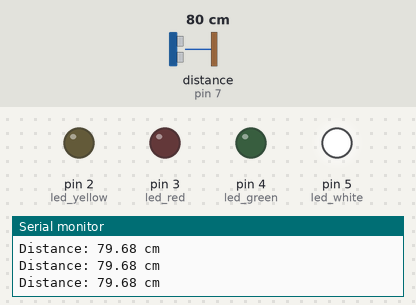
A sketch run on a simulated Arduino Uno, built with avr-gcc and run on an emulated ATmega328P. On the bench: output pins drawn as LEDs (lit = HIGH), the last lines printed to the serial monitor. Wiring (inferred from the names in the program): ultrasonic range finder: trigger pin 6; echo pin 7. The test bench sets the inputs (shaded band); at power-on: distance to the obstacle (sensor on pin 7) 80 cm. The echo pulse lasts 58.3 µs per cm; pins used as bus, display or sensor lines are not drawn.

Above: at 1.2 s.
1.3 s: distance to the obstacle (sensor on pin 7) set to 23 cm
2.8 s: distance to the obstacle (sensor on pin 7) set to 18 cm
At 3.9 s:
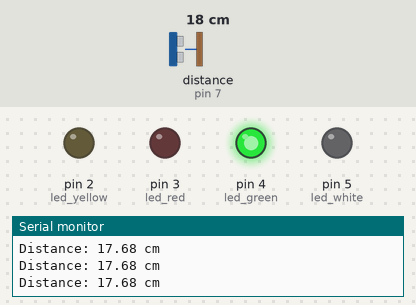
4.3 s: distance to the obstacle (sensor on pin 7) set to 12 cm
7.3 s: distance to the obstacle (sensor on pin 7) set to 9 cm
At 8.0 s:
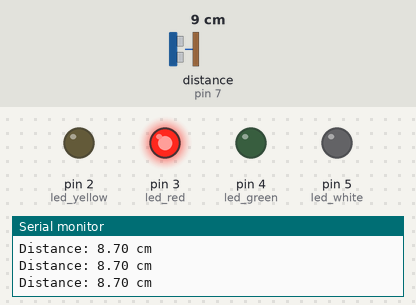
8.8 s: distance to the obstacle (sensor on pin 7) set to 7 cm
10.3 s: distance to the obstacle (sensor on pin 7) set to 4 cm
At 10.6 s:
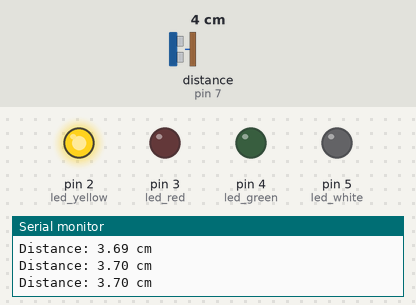
Timing chart, 0 to 12.8 s (numbered marks = the images above; inputs shaded):
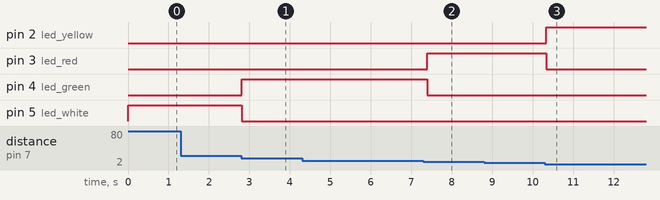

Measured:
- the behaviour switches between 21 and 20 cm on distance to the obstacle (sensor on pin 7) (found by bisection; images 0 and 1)
- the behaviour switches between 11 and 10 cm on distance to the obstacle (sensor on pin 7) (found by bisection; images 1 and 2)
- the behaviour switches between 6 and 5 cm on distance to the obstacle (sensor on pin 7) (found by bisection; images 2 and 3)
- after the input at 2.8 s, pin 4 (led_green): LOW → HIGH at once; pin 5 (led_white): HIGH → LOW at once
- after the input at 7.3 s, pin 3 (led_red): LOW → HIGH after 0.09 s; pin 4 (led_green): HIGH → LOW after 0.09 s
- after the input at 10.3 s, pin 2 (led_yellow): LOW → HIGH at once; pin 3 (led_red): HIGH → LOW at once

The sketch:

sketch_feb10c.ino
```cpp
int led_red = 3;
int led_yellow = 2;
int led_green = 4;
int led_white = 5;
int trig = 6;
int echo = 7;
double duration, distance;
void setup() {
  pinMode(led_red, OUTPUT);
  pinMode(led_yellow, OUTPUT);
  pinMode(led_green, OUTPUT);
  pinMode(led_white, OUTPUT);
  pinMode(trig, OUTPUT);
  pinMode(echo, INPUT);
  Serial.begin(9600);
}
void loop() {
  digitalWrite(trig, LOW);
  delayMicroseconds(2);
  digitalWrite(trig, HIGH);
  delayMicroseconds(10);
  digitalWrite(trig, LOW);
  duration = pulseIn(echo, HIGH);
  distance = duration * 0.0343 / 2;
  Serial.print("Distance: ");
  Serial.print(distance);
  Serial.println(" cm");
  digitalWrite(led_red, LOW);
  digitalWrite(led_yellow, LOW);
  digitalWrite(led_green, LOW);
  digitalWrite(led_white, LOW);
  if (distance > 0 && distance < 5) {
    digitalWrite(led_yellow, HIGH);
  } else if (distance >= 5 && distance < 10) {
    digitalWrite(led_red, HIGH);
  } else if (distance >= 10 && distance < 20) {
    digitalWrite(led_green, HIGH);
  } else if (distance >= 20) {
    digitalWrite(led_white, HIGH);
  }
  delay(100);
}
```
